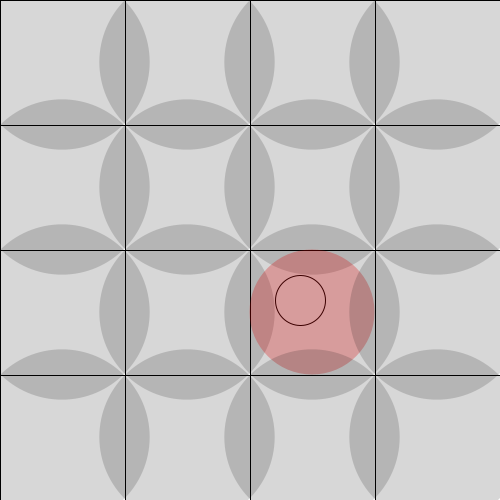
Frame 1 (no input)
Frame 60 (the mouse pressed at the canvas centre just before this capture): identical to frame 1, image omitted
Frame 120 (the mouse held since frame 60 and released just before this capture): identical to frame 1, image omitted

The Processing sketch that drew this single still picture (run headless with seeded random() and noise(); from frame 60 on, the mouse is pressed at the canvas centre):

// Processing sketch: key_control
// ── key_control.pde
//https://happycoding.io/tutorials/processing/input

boolean upPressed = false;
boolean downPressed = false;
boolean leftPressed = false;
boolean rightPressed = false;

int circleX = 300;
int circleY = 300;

Particle p1;

public final int tilesX = 4;
public final int tilesY = 4;
private ArrayList<Tile> tiles = new ArrayList<Tile>();


void setup() {
  size (500, 500);
  p1 = new Particle(circleX, circleY, 25);
  for (int x= 0; x < tilesX ; x++) {
    for (int y = 0; y < tilesY ; y++) {
      Tile tile = new Tile(x, y, width/tilesX, height/tilesY);
      tiles.add(tile);
    }
  }
  //t1 = new Tile(0, 0, width/2, height/2);
  //t2 = new Tile(0, height/2, width/2, height/2);
  //t3 = new Tile(width/2, 0 , width/2, height/2);
  //t4 = new Tile(width/2, height/2, width/2, height/2);
}

void draw() {
  background(255);  
    
    p1.x = circleX; 
    p1.y = circleY; 
    
    p1.display();
   
   for (Tile tile : tiles) {
    tile.display();
   }
    //t1.display();
    //t2.display();
    //t3.display();
    //t4.display();
   
    

// this will be replaced by poti values  
  if (upPressed) {
    circleY--;
    if (circleY < p1.r){
      circleY = p1.r;
    }
  }
  if (downPressed) {
    circleY++;
     if (circleY > height - p1.r){
      circleY = height - p1.r;
    }
  }
  if (leftPressed) {
    circleX--;
    if (circleX < p1.r){
      circleX = p1.r;
    }
  }
  if (rightPressed) {
    circleX++;
     if (circleX > width - p1.r){
      circleX = width - p1.r;
    }
  }
}

void keyPressed() {
  if (keyCode == UP) {
    upPressed = true;
  }
  else if (keyCode == DOWN) {
    downPressed = true;
  }
  else if (keyCode == LEFT) {
    leftPressed = true;
  }
  else if (keyCode == RIGHT) {
    rightPressed = true;
  }
}

void keyReleased() {
  if (keyCode == UP) {
    upPressed = false;
  }
  else if (keyCode == DOWN) {
    downPressed = false;
  }
  else if (keyCode == LEFT) {
    leftPressed = false;
  }
  else if (keyCode == RIGHT) {
    rightPressed = false;
  }
}

// ── Tile.pde
class Tile {

  int x, y; 
  int tileW, tileH;
  float r, rx, ry;
  
  private int offsetX;
  private int offsetY;
  
  private int posX;
  private int posY;
  
  Tile (int x, int y, int tempW, int tempH) {
    
    tileW = tempW;
    tileH = tempH;
    
    this.offsetX = x;
    this.offsetY = y;
    
    this.posX = this.offsetX * this.tileW;
    this.posY = this.offsetY * this.tileH;
    
    rx = this.posX + tempW/2;
    ry = this.posY + tempH/2;
    r = dist(this.posX, this.posY, rx, ry);
  }
  
  boolean overlaps(Particle other){
  
  float d = dist(rx, ry, other.x, other.y);
  if (d < r + other.r){
   return true;
  } else {
    return false;
  }
  }
 
 
  void display(){
  stroke(0);
  noFill();
  rect(this.posX, this.posY, tileW, tileH);
  this.drawEffect();
  ellipseMode(CENTER);
  noStroke();
  fill(0, 0, 0, 40);
  ellipse(rx, ry, r*2, r*2);
  }
  
  void drawEffect(){
  
    println(p1.x); 
    float alpha = int(map(p1.x, p1.r, width - p1.r, 25, 100));
    if (this.overlaps(p1)){
      ellipseMode(CENTER);
      noStroke();
      fill(255, 0, 0, int(alpha));
      ellipse(rx, ry, tileW, tileH);
    }
  }
}

// ── particle.pde
class Particle {

  int x, y; 
  int r;
  
  Particle (int tempX, int tempY, int tempR) {
    
    x = tempX;
    y = tempY;
    r = tempR;
  }
  
  void display(){
  stroke(0);
  noFill();
  ellipse(x, y, r*2, r*2);
  }
}
